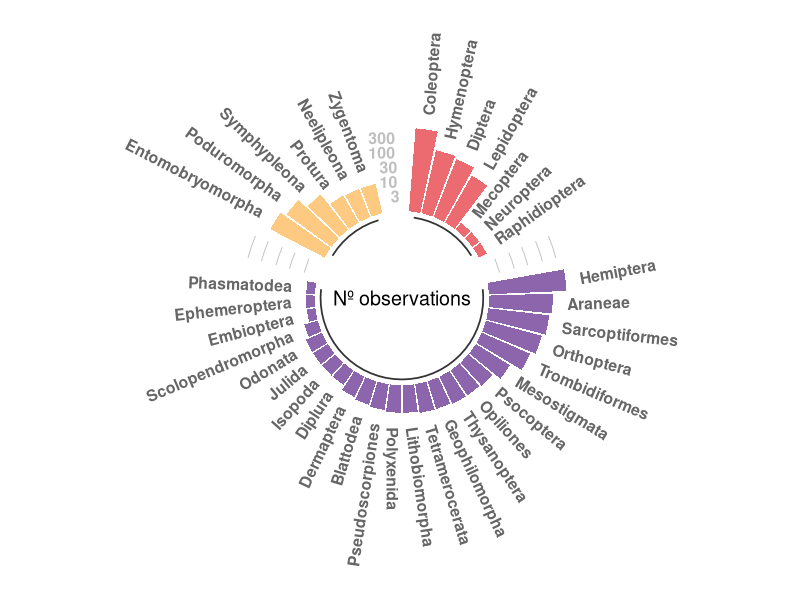
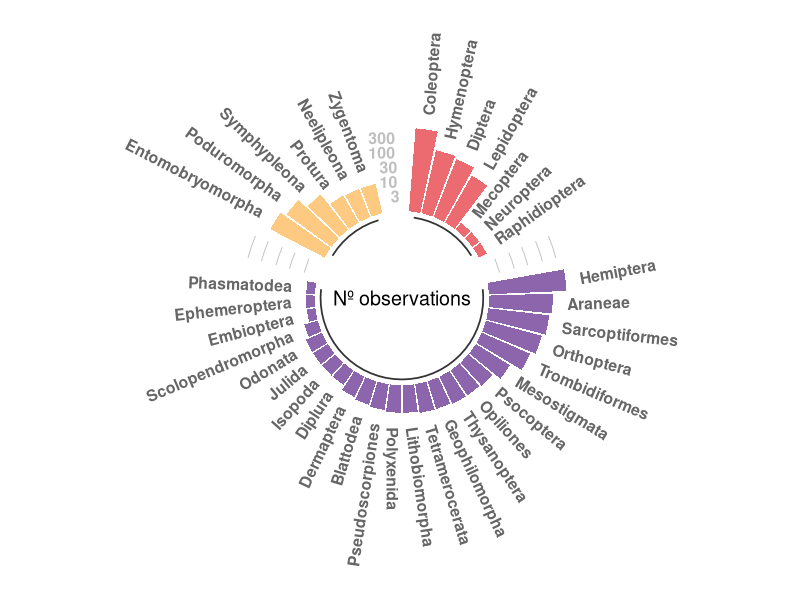

These figures' R source, in order:
# Author: Juan Gallego-Zamorano
# Date: 22-12-2022
# Department of Environmental Science, Radboud University Nijmegen
# e-mail: j.gallego.zamorano@gmail.com


############## Load libraries and dataset ##############

library(tidyverse)

# Read data
ArthO <- read.csv("./Databases/AbundanceDataset_Arth_CompleteOrders_imputed.csv")

# Number of orders per metamorphosis class ####
metaN <- ArthO %>% 
  group_by(Metamorphosis, Order) %>% 
  tally(name = "Nobs") %>% 
  arrange(Metamorphosis, -Nobs) %>% # Arrange so bigger columns are first
  ungroup() %>% 
  dplyr::mutate(id = row_number(),
                logNobs = log10(Nobs+1),
                Metamorphosis = as.factor(Metamorphosis)) # Add id

# Set a number of 'empty bar' to add at the end of each group
empty_bar <- 2
to_add <- data.frame(matrix(NA, empty_bar*nlevels(metaN$Metamorphosis), ncol(metaN)) )
colnames(to_add) <- colnames(metaN)
to_add$Metamorphosis <- rep(levels(metaN$Metamorphosis), each=empty_bar)
metaN <- rbind(metaN, to_add)
metaN <- metaN %>% arrange(Metamorphosis, -Nobs)
metaN$id <- seq(1, nrow(metaN))


# ----- This section prepare a dataframe for labels ---- #
# Get the name and the y position of each label
label_data <- metaN

# calculate the ANGLE of the labels
number_of_bar <- nrow(label_data)
angle <-  90 - 360 * (label_data$id-0.5) /number_of_bar     # I substract 0.5 because the letter must have the angle of the center of the bars. Not extreme right(1) or extreme left (0)

# calculate the alignment of labels: right or left
# If I am on the left part of the plot, my labels have currently an angle < -90
label_data$hjust<-ifelse( angle < -90, 1, 0)

# flip angle BY to make them readable
label_data$angle<-ifelse(angle < -90, angle+180, angle)


# prepare a data frame for base lines
base_data <- metaN %>% 
  dplyr::group_by(Metamorphosis) %>% 
  dplyr::summarize(start=min(id), end=max(id) - empty_bar) %>% 
  rowwise() %>% 
  dplyr::mutate(title=mean(c(start, end)))

# prepare a data frame for grid (scales)
grid_data <- base_data
grid_data$end <- grid_data$end[ c( nrow(grid_data), 1:nrow(grid_data)-1)] + 1
grid_data$start <- grid_data$start - 1
grid_data <- grid_data[-1,]



(metaNplot <- ggplot() +       # Note that id is a factor. If x is numeric, there is some space between the first bar
  
  # Add a val=100/75/50/25 lines. I do it at the beginning to make sur barplots are OVER it.
  geom_segment(data=grid_data, aes(x = end, y = 0.477, xend = start, yend = 0.477), colour = "grey", alpha=1, size=0.3 , inherit.aes = FALSE ) +
  geom_segment(data=grid_data, aes(x = end, y = 1, xend = start, yend = 1), colour = "grey", alpha=1, size=0.3 , inherit.aes = FALSE ) +
  geom_segment(data=grid_data, aes(x = end, y = 1.477, xend = start, yend = 1.477), colour = "grey", alpha=1, size=0.3 , inherit.aes = FALSE ) +
  geom_segment(data=grid_data, aes(x = end, y = 2, xend = start, yend = 2), colour = "grey", alpha=1, size=0.3 , inherit.aes = FALSE ) +
  geom_segment(data=grid_data, aes(x = end, y = 2.477, xend = start, yend = 2.477), colour = "grey", alpha=1, size=0.3 , inherit.aes = FALSE ) +
  
  # Add text showing the value of each 100/75/50/25 lines
  annotate("text", x = rep(max(metaN$id),5), y = c(0.5, 1, 1.5, 2,2.5), label = c("3", "10", "30", "100","300"),
           color="grey", size=4 , angle=0, fontface="bold", hjust=1.25) +
  
  
  # This add the bars
  geom_bar(data=metaN, aes(x=id, y=logNobs, fill=as.factor(Metamorphosis)), stat="identity", alpha = 0.8) +
  
  scale_fill_manual(values = c("#e7464c",
                               "#6F3F97",
                               "#FDBD63"), 
                    guide = guide_legend(override.aes = list(alpha = 1)))+
  
  
  # Limits of the plot = very important. The negative value controls the size of the inner circle, the positive one is useful to add size over each bar
  ylim(-3,5) +
  
  # Custom the theme: no axis title and no cartesian grid
  theme_minimal() +
  theme(
    
    axis.text = element_blank(),
    axis.title = element_blank(),
    panel.grid = element_blank(),
    legend.title = element_blank(),
    legend.position = "none",
    legend.text = element_text(size=12),
    # plot.margin = unit(c(0.5,-2,0.5,-2), "cm")     # This remove unnecessary margin around plot
  ) +
  
  # This makes the coordinate polar instead of cartesian.
  coord_polar(start = 0) +
  
  # Add the labels, using the label_data dataframe that we have created before
  geom_text(data=label_data, aes(x=id, y=logNobs+0.5, label=Order, hjust=hjust), 
            color="black", fontface="bold",alpha=0.6, size=4, angle= label_data$angle, inherit.aes = FALSE )+
  
  # Add base line information
  geom_segment(data=base_data, aes(x = start, y = -0.2, xend = end, yend = -0.2), 
               colour = "black", alpha=0.8, size=0.6 , inherit.aes = FALSE )+
    annotate("text", x = 0, y = -3, label = "Nº observations", size = 5))

pdf("Results/Arthropods/Plots/Nobs_Metamorphosis.pdf",  width = 8, height = 7)
metaNplot
dev.off()
